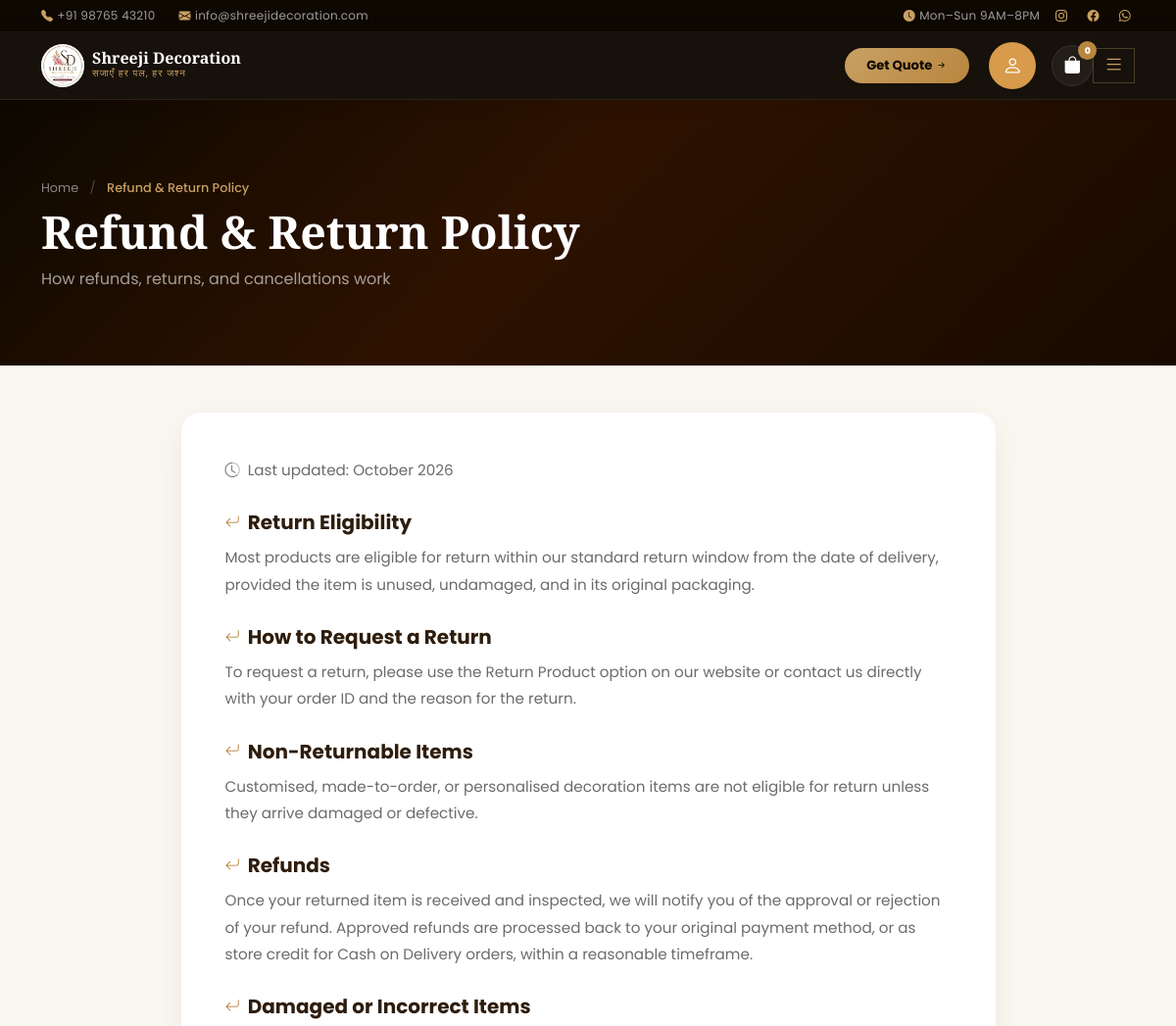
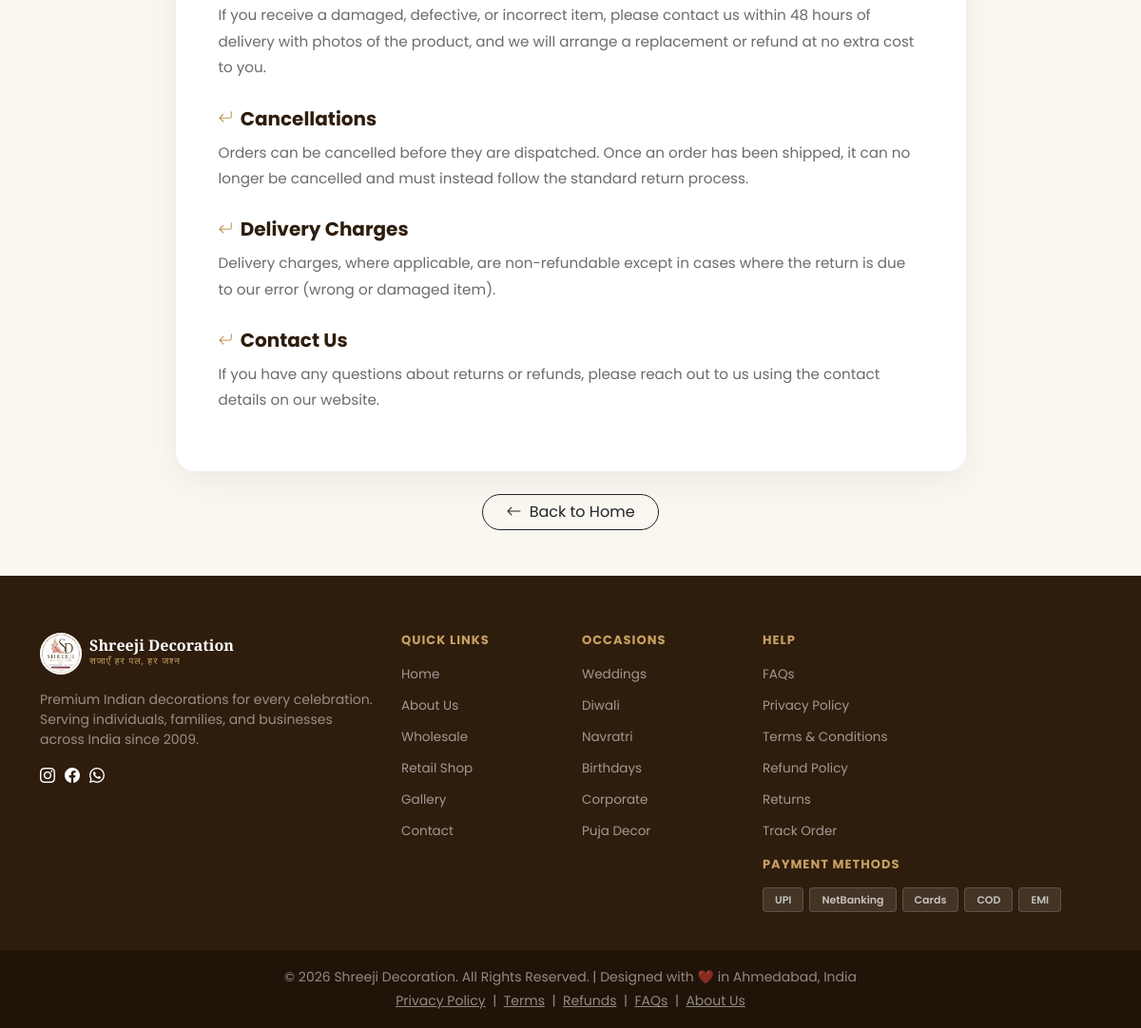
Page /refund-policy.php on the committed database (2 pictures, top to bottom).
### tables this page shows
CREATE TABLE `settings` (
  `id` int(11) NOT NULL,
  `website_name` varchar(255) DEFAULT NULL,
  `phone` varchar(20) DEFAULT NULL,
  `email` varchar(255) DEFAULT NULL,
  `address` text DEFAULT NULL,
  `instagram` varchar(255) DEFAULT NULL,
  `facebook` varchar(255) DEFAULT NULL,
  `whatsapp` varchar(20) DEFAULT NULL,
  `gst_percent` int(11) DEFAULT NULL,
  `delivery_charge` int(11) DEFAULT NULL,
  `logo` varchar(255) DEFAULT NULL,
  `hero_title` text DEFAULT NULL,
  `hero_subtitle` text DEFAULT NULL,
  `about_text` text DEFAULT NULL,
  `footer_text` text DEFAULT NULL,
  `map_link` text DEFAULT NULL,
  `shop_timing` varchar(255) DEFAULT NULL,
  `copyright_text` text DEFAULT NULL,
  `youtube` varchar(255) DEFAULT NULL,
  `twitter` varchar(255) DEFAULT NULL,
  `linkedin` varchar(255) DEFAULT NULL,
  `meta_description` text DEFAULT NULL,
  `meta_keywords` text DEFAULT NULL,
  `favicon` varchar(255) DEFAULT NULL,
  `hero_btn_text` varchar(255) DEFAULT NULL,
  `hero_btn_link` varchar(255) DEFAULT NULL,
  `hero_btn2_text` varchar(255) DEFAULT NULL,
  `about_image` varchar(255) DEFAULT NULL,
  `footer_logo` varchar(255) DEFAULT NULL,
  `shop_latitude` varchar(50) DEFAULT NULL,
  `shop_longitude` varchar(50) DEFAULT NULL,
  `free_delivery_km` int(11) DEFAULT 3,
  `free_delivery_charge` decimal(10,2) DEFAULT 0.00,
  `medium_delivery_km` int(11) DEFAULT 10,
  `medium_delivery_charge` decimal(10,2) DEFAULT 50.00,
  `long_delivery_charge` decimal(10,2) DEFAULT 120.00,
  `free_delivery_order_amount` decimal(10,2) NOT NULL DEFAULT 0.00,
  `total_products` varchar(50) DEFAULT '200+',
  `happy_customers` varchar(50) DEFAULT '5000+',
  `avg_rating` varchar(50) DEFAULT '4.9★',
  `free_delivery_amount` int(11) DEFAULT 999,
  `return_policy_days` int(11) DEFAULT 7,
  `smtp_host` varchar(255) DEFAULT NULL,
  `smtp_port` varchar(50) DEFAULT NULL,
  `smtp_email` varchar(255) DEFAULT NULL,
  `smtp_password` varchar(255) DEFAULT NULL,
  `wholesale_catalogue` varchar(255) DEFAULT NULL,
  `footer_tagline` varchar(255) DEFAULT NULL,
  `footer_newsletter_heading` varchar(100) DEFAULT NULL,
  `footer_newsletter_text` varchar(255) DEFAULT NULL,
  `footer_payment_methods` varchar(255) DEFAULT NULL,
  `wholesale_hero_title` varchar(255) DEFAULT NULL,
  `wholesale_hero_subtitle` text DEFAULT NULL,
  `wholesale_stat1_num` varchar(30) DEFAULT NULL,
  `wholesale_stat1_label` varchar(60) DEFAULT NULL,
  `wholesale_stat2_num` varchar(30) DEFAULT NULL,
  `wholesale_stat2_label` varchar(60) DEFAULT NULL,
  `wholesale_stat3_num` varchar(30) DEFAULT NULL,
  `wholesale_stat3_label` varchar(60) DEFAULT NULL,
  `wholesale_stat4_num` varchar(30) DEFAULT NULL,
  `wholesale_stat4_label` varchar(60) DEFAULT NULL,
  `wholesale_group_link` varchar(255) DEFAULT NULL,
  `wholesale_group_heading` varchar(100) DEFAULT NULL,
  `wholesale_group_text` varchar(255) DEFAULT NULL,
  `wholesale_catalogue_heading` varchar(100) DEFAULT NULL,
  `wholesale_catalogue_text` varchar(255) DEFAULT NULL,
  `wholesale_phone` varchar(20) DEFAULT NULL,
  `wholesale_email` varchar(255) DEFAULT NULL,
  `retail_hero_badge` varchar(100) DEFAULT NULL,
  `retail_hero_title` varchar(255) DEFAULT NULL,
  `retail_hero_subtitle` text DEFAULT NULL,
  `retail_kpi4_num` varchar(30) DEFAULT NULL,
  `retail_kpi4_label` varchar(60) DEFAULT NULL,
  `retail_banner_chip` varchar(100) DEFAULT NULL,
  `retail_banner_heading` varchar(255) DEFAULT NULL,
  `retail_banner_text` text DEFAULT NULL,
  `retail_switch_heading` varchar(255) DEFAULT NULL,
  `retail_switch_text` text DEFAULT NULL,
  `razorpay_enabled` tinyint(1) NOT NULL DEFAULT 0,
  `razorpay_mode` varchar(10) NOT NULL DEFAULT 'test',
  `razorpay_key_id` varchar(100) DEFAULT NULL,
  `razorpay_key_secret` varchar(100) DEFAULT NULL,
  `razorpay_webhook_secret` varchar(100) DEFAULT NULL
);

### refund-policy.php (the view, shortened to what the rows shown need)
<?php
require_once 'config/db.php';
$policyQuery = mysqli_query($conn, "
    SELECT *
    FROM site_content
    WHERE page_name='return'
    LIMIT 1
");
$policy = mysqli_fetch_assoc($policyQuery);
if (!$policy || empty($policy['content'])) {
    $policy = [
        'title'    => 'Refund & Return Policy',
        'subtitle' => 'How refunds, returns, and cancellations work',
        'content'  => "Return Eligibility
Most products are eligible for return within our standard return window from the date of delivery, provided the item is unused, undamaged, and in its original packaging.
How to Request a Return
To request a return, please use the Return Product option on our website or contact us directly with your order ID and the reason for the return.
Non-Returnable Items
Customised, made-to-order, or personalised decoration items are not eligible for return unless they arrive damaged or defective.
Refunds
Once your returned item is received and inspected, we will notify you of the approval or rejection of your refund. Approved refunds are processed back to your original payment method, or as store credit for Cash on Delivery orders, within a reasonable timeframe.
Damaged or Incorrect Items
If you receive a damaged, defective, or incorrect item, please contact us within 48 hours of delivery with photos of the product, and we will arrange a replacement or refund at no extra cost to you.
Cancellations
Orders can be cancelled before they are dispatched. Once an order has been shipped, it can no longer be cancelled and must instead follow the standard return process.
Delivery Charges
Delivery charges, where applicable, are non-refundable except in cases where the return is due to our error (wrong or damaged item).
Contact Us
If you have any questions about returns or refunds, please reach out to us using the contact details on our website.",
    ];
}
$settingsQuery = mysqli_query($conn, "SELECT * FROM settings LIMIT 1");
$settings = mysqli_fetch_assoc($settingsQuery);
?>
<!DOCTYPE html>
<html lang="en">
<head>
    <link rel="stylesheet" href="https://cdn.jsdelivr.net/npm/bootstrap@5.3.3/dist/css/bootstrap.min.css" />
    <link rel="stylesheet" href="https://cdn.jsdelivr.net/npm/bootstrap-icons@1.11.3/font/bootstrap-icons.min.css" />
    <link rel="stylesheet" href="style.css" />
    <link rel="stylesheet" href="css/customer-login.css">
</head>
<body>
    <?php include 'includes/header.php'; ?>
    <section class="policy-hero">
        <div class="container">
            <h1><?= htmlspecialchars($policy['title'] ?? 'Refund & Return Policy', ENT_QUOTES, 'UTF-8'); ?></h1>
        </div>
    </section>
    <?php include 'includes/footer.php'; ?>
</body>
</html>

### includes/header.php (shortened to what the rows shown need)
<nav class="main-nav" id="mainNav">
    <div class="container d-flex align-items-center justify-content-between">
        <a href="index.php"
            class="d-flex align-items-center gap-2"
            style="text-decoration:none">
            <div class="brand-icon" style="width:44px;height:44px;border-radius:50%;overflow:hidden;flex-shrink:0;">
                <img src="uploads/site-content/<?= !empty($settings['logo']) ? htmlspecialchars($settings['logo']) : 'logo.jpg' ?>" alt="Shreeji Decoration" style="width:100%;height:100%;object-fit:cover;display:block;">
            </div>
        </a>
    </div>
</nav>

### includes/footer.php (shortened to what the rows shown need)
<footer class="main-footer">
  <div class="footer-top">
    <div class="container">
      <div class="row g-4">
        <div class="col-lg-4">
          <div class="footer-brand d-flex align-items-center gap-2 mb-3">
            <div class="brand-icon" style="width:44px;height:44px;border-radius:50%;overflow:hidden;flex-shrink:0;"><img src="uploads/site-content/<?= !empty($settings['logo']) ? htmlspecialchars($settings['logo']) : 'logo.jpg' ?>" alt="Shreeji Decoration" style="width:100%;height:100%;object-fit:cover;display:block;"></div>
            <div>
              <div class="brand-name">
                <?= htmlspecialchars($settings['website_name'] ?? 'Shreeji Decoration'); ?>
              </div>
              <div class="brand-tagline" style="color:#C9A063">सजाएँ हर पल, हर जश्न</div>
            </div>
          </div>
        </div>
      </div>
    </div>
  </div>
  <div class="footer-bottom text-center">
    <div class="container">
      <p class="mb-0 small text-white-50">© <?= date('Y'); ?> <?= htmlspecialchars($settings['website_name'] ?? 'Shreeji Decoration'); ?>.
        All Rights Reserved. | Designed with ❤️ in Ahmedabad, India</p>
      <p class="mb-0 small text-white-50 mt-1">
        <a href="privacy-policy.php" class="text-white-50">Privacy Policy</a> &nbsp;|&nbsp;
        <a href="terms.php" class="text-white-50">Terms</a> &nbsp;|&nbsp;
        <a href="refund-policy.php" class="text-white-50">Refunds</a> &nbsp;|&nbsp;
        <a href="faq.php" class="text-white-50">FAQs</a> &nbsp;|&nbsp;
        <a href="about.php" class="text-white-50">About Us</a>
      </p>
    </div>
  </div>
</footer>

### rows in the picture
settings: logo (picture), website_name "Shreeji Decoration"

### other values in the picture
$policy['title'] "Refund & Return Policy"
$policy['subtitle'] "How refunds, returns, and cancellations work"
$paragraph "Return Eligibility"
$paragraph "Most products are eligible for return within our standard return window from the date of delivery, provided the item is unused, undamaged, and in its original packaging."
$paragraph "How to Request a Return"
$paragraph "To request a return, please use the Return Product option on our website or contact us directly with your order ID and the reason for the return."
$paragraph "Non-Returnable Items"
$paragraph "Customised, made-to-order, or personalised decoration items are not eligible for return unless they arrive damaged or defective."
$paragraph "Refunds"
$paragraph "Damaged or Incorrect Items"
$paragraph "If you receive a damaged, defective, or incorrect item, please contact us within 48 hours of delivery with photos of the product, and we will arrange a replacement or refund at no extra cost to you."
$paragraph "Cancellations"
$paragraph "Orders can be cancelled before they are dispatched. Once an order has been shipped, it can no longer be cancelled and must instead follow the standard return process."
$paragraph "Delivery Charges"
$paragraph "Delivery charges, where applicable, are non-refundable except in cases where the return is due to our error (wrong or damaged item)."
